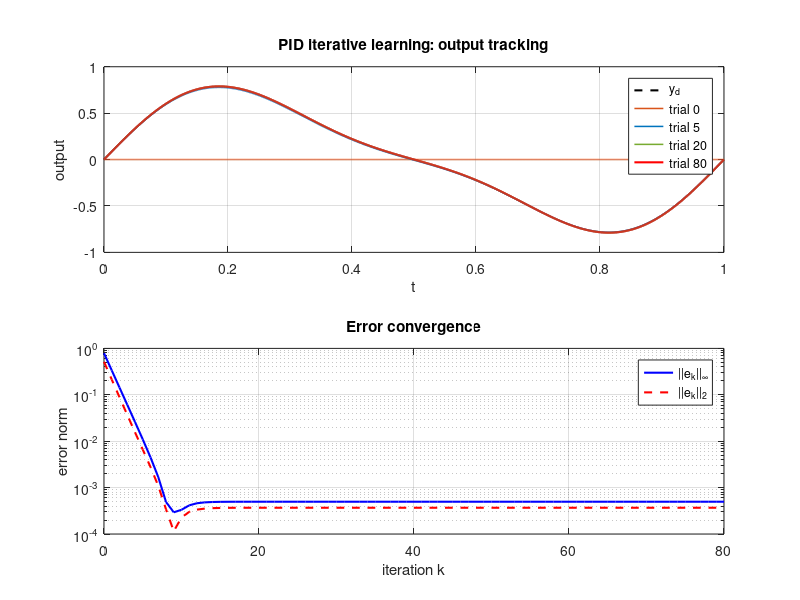
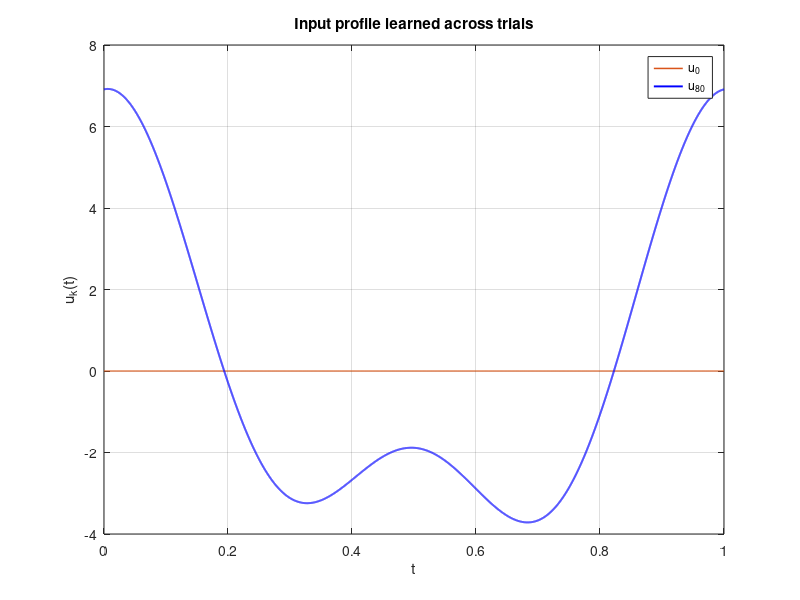

Write the MATLAB code that produced these figures, in order.
% ILC_PID_VALIDATION
% Numerical verification of the PID-type iterative learning law
%
%   u_{k+1}(t) = u_k(t) + Gamma*e_dot_k(t)
%                         + L*e_k(t)
%                         + Psi*int_0^t e_k(s) ds
%
% Plant: scalar linear system x_dot = a*x + b*u, y = c*x.
% The initial state is reset to the same value at every trial.

clear; close all; clc;

%% Time grid and plant
T  = 1.0;
N  = 10000;               % finer grid reduces the zero-order-hold floor
dt = T/N;
t  = linspace(0,T,N+1).';

a = -0.5;                 % x_dot = a*x + b*u
b = 1.0;
c = 1.0;                  % y = c*x
x0 = 0.0;

% Exact zero-order-hold discretization over each time interval.
Ad = exp(a*dt);
Bd = (Ad-1)/a*b;          % a ~= 0 here

%% Desired trajectory; yd(0)=y(0) so the theorem's initial-error condition holds
yd     = 0.7*sin(2*pi*t/T) + 0.2*sin(4*pi*t/T);
yd_dot = 0.7*(2*pi/T)*cos(2*pi*t/T) ...
       + 0.2*(4*pi/T)*cos(4*pi*t/T);

%% PID learning gains
Gamma = 0.60;             % D gain: rho(1-c*b*Gamma)=0.40 < 1
L     = 0.08;             % P gain
Psi   = 0.04;             % I gain

rho = abs(1-c*b*Gamma);
fprintf('Theorem check: rho(I-c*b*Gamma) = %.4f < 1\n',rho);

%% Iterations
K = 80;
u = zeros(N+1,1);         % initial input profile
err_inf = zeros(K+1,1);
err_l2  = zeros(K+1,1);
u_hist  = zeros(N+1,K+1);
y_hist  = zeros(N+1,K+1);

for k = 1:K+1
    % Run the plant once with the current input profile.
    x = zeros(N+1,1);
    x(1) = x0;
    for j = 1:N
        x(j+1) = Ad*x(j) + Bd*u(j);
    end
    y = c*x;
    e = yd-y;

    err_inf(k) = max(abs(e));
    err_l2(k)  = sqrt(trapz(t,e.^2));
    u_hist(:,k) = u;
    y_hist(:,k) = y;

    if k <= K
        % Exact continuous-time derivative on the sampled trajectory.
        y_dot = c*(a*x + b*u);
        e_dot = yd_dot-y_dot;

        % Integral term in the learning law.
        e_int = cumtrapz(t,e);

        % PID ILC update, applied pointwise in t.
        u = u + Gamma*e_dot + L*e + Psi*e_int;
    end
end

fprintf('Initial ||e_0||_inf = %.6e\n',err_inf(1));
fprintf('Final   ||e_K||_inf = %.6e\n',err_inf(end));
fprintf('Initial ||e_0||_2   = %.6e\n',err_l2(1));
fprintf('Final   ||e_K||_2   = %.6e\n',err_l2(end));

%% Figures
fig1 = figure('Color','w','Position',[100 100 900 700]);
subplot(2,1,1);
plot(t,yd,'k--','LineWidth',1.5); hold on;
plot(t,y_hist(:,1),'Color',[0.85 0.33 0.10],'LineWidth',1.1);
plot(t,y_hist(:,6),'Color',[0.00 0.45 0.74],'LineWidth',1.1);
plot(t,y_hist(:,21),'Color',[0.47 0.67 0.19],'LineWidth',1.1);
plot(t,y_hist(:,end),'r','LineWidth',1.5);
grid on; xlabel('t'); ylabel('output');
legend('y_d','trial 0','trial 5','trial 20','trial 80','Location','best');
title('PID iterative learning: output tracking');

subplot(2,1,2);
semilogy(0:K,err_inf,'b','LineWidth',1.5); hold on;
semilogy(0:K,err_l2,'r--','LineWidth',1.5);
grid on; xlabel('iteration k'); ylabel('error norm');
legend('||e_k||_\infty','||e_k||_2','Location','best');
title('Error convergence');
saveas(fig1,'pid_ilc_validation.png');

fig2 = figure('Color','w','Position',[120 120 900 500]);
plot(t,u_hist(:,1),'Color',[0.85 0.33 0.10],'LineWidth',1.1); hold on;
plot(t,u_hist(:,end),'b','LineWidth',1.4);
grid on; xlabel('t'); ylabel('u_k(t)');
legend('u_0','u_{80}','Location','best');
title('Input profile learned across trials');
saveas(fig2,'pid_ilc_input.png');
